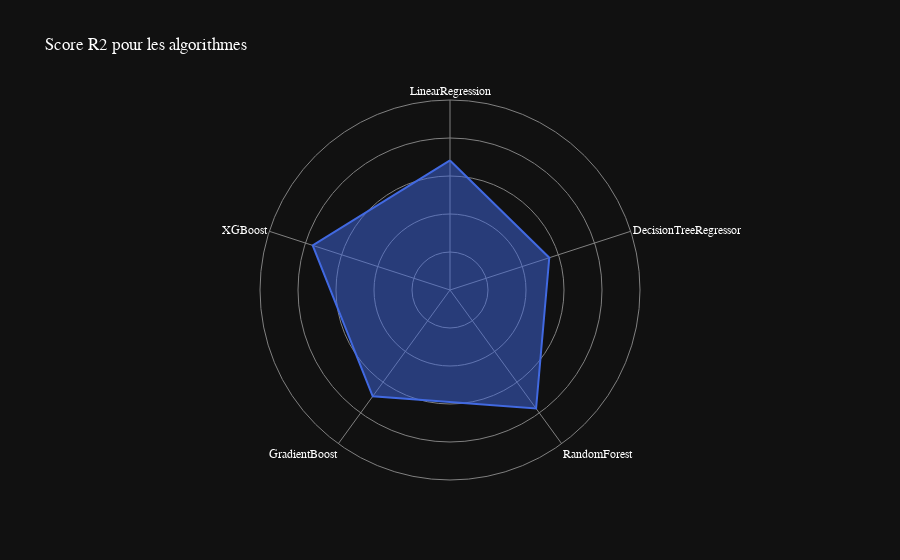

Notebook source saved alongside this figure:
### Code cell
# affichage en spiderchart des scores r2 des algorithmes
data = [
    {'r': r2_linear, 'theta': 'LinearRegression'},
    {'r': r2_tree, 'theta': 'DecisionTreeRegressor'},
    {'r': r2_random_forest, 'theta': 'RandomForest'},
    {'r': r2_gradient, 'theta': 'GradientBoost'},
    {'r': r2_xgboost, 'theta': 'XGBoost'}
]
fig = px.line_polar(data, r='r', theta='theta',title="Score R2 pour les algorithmes", line_close=True, template='plotly_dark', color_discrete_sequence=['royalblue'])
fig.update_traces(fill='toself')
# change la police
fig.update_layout(
    font=dict(
        family="Optima",
        size=12,
        color="white"
    )
)
# Masquer la ligne représentant les valeurs de 0 à 5 sur l'axe radial
fig.update_layout(
    polar=dict(
        radialaxis=dict(
            showline=False, # masquer la ligne sur l'axe radial
            range=[0,1], # plage maximale de l'axe radial
            showticklabels=False
        )
    )
)

fig.update_layout(
    polar=dict(
        radialaxis=dict(gridcolor='gray', linecolor='gray'),
        angularaxis=dict(gridcolor='gray', linecolor='gray')
    )
)
fig.show()

### Figure 1 — Plotly figure (JSON) as saved in the notebook; plotly's stock layout.template omitted (floating-point values rounded to 4 significant figures)
{"data": [{"fill": "toself", "hovertemplate": "r=%{r}<br>theta=%{theta}<extra></extra>", "legendgroup": "", "line": {"color": "royalblue", "dash": "solid"}, "marker": {"symbol": "circle"}, "mode": "lines", "name": "", "r": [0.682, 0.5494, 0.7708, 0.692, 0.7599, 0.682], "showlegend": false, "subplot": "polar", "theta": ["LinearRegression", "DecisionTreeRegressor", "RandomForest", "GradientBoost", "XGBoost", "LinearRegression"], "type": "scatterpolar"}], "layout": {"font": {"color": "white", "family": "Optima", "size": 12}, "legend": {"tracegroupgap": 0}, "polar": {"angularaxis": {"direction": "clockwise", "gridcolor": "gray", "linecolor": "gray", "rotation": 90}, "domain": {"x": [0, 1], "y": [0, 1]}, "radialaxis": {"gridcolor": "gray", "linecolor": "gray", "range": [0, 1], "showline": false, "showticklabels": false}}, "title": {"text": "Score R2 pour les algorithmes"}}}
